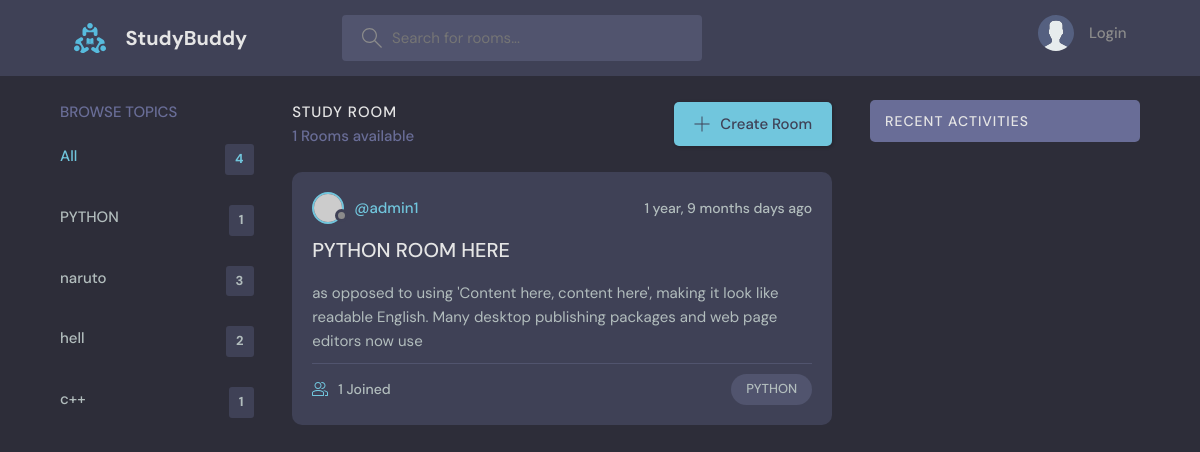
Page /?q=PYTHON on the committed database.
### base/models.py (models this page shows, shortened)
class Topic(models.Model):
    name = models.CharField(max_length=200)

class Room(models.Model):
    host = models.ForeignKey(User, on_delete = models.SET_NULL, null=True )
    topic = models.ForeignKey(Topic, on_delete=models.SET_NULL ,null=True)#IF WE BRING TOPIC DOWN WRAP TOPIC IN A STRING "TOPIC"
    name = models.CharField(max_length=200)
    description = models.TextField(null = True , blank=True)
    participants = models.ManyToManyField(User , related_name="participants" , blank = True)
    updated = models.DateTimeField(auto_now=True)
    created = models.DateTimeField(auto_now_add=True)
    class Meta:
        ordering = ['-created', '-updated']

### base/views.py (the view)
# urls.py: 2. Add a URL to urlpatterns:  path('', views.home, name='home')
def home(request):
    q = request.GET.get('q') if request.GET.get('q')!= None else ''
    rooms = Room.objects.filter(
        Q(topic__name__icontains=q)|
        Q(name__icontains = q) |
        Q(description__icontains = q)
    )
    room_count=rooms.count
    topics = Topic.objects.all()
    room_messages = Message.objects.filter(Q(room__topic__name__icontains=q))# you can modify like only see people u follow
    context = {'rooms' : rooms , 'topics': topics, 'room_count': room_count , 'room_messages' : room_messages}
    return render(request,'base/home.html' , context)

### base/templates/base/home.html (shortened to what this page needs)
{% extends 'main.html' %}
{% block content %}
    <main class="layout layout--3">
      <div class="container">
        {% include 'base/topics_component.html'%}
        <div class="roomList">
          <div class="roomList__header">
            <div>
              <h2>Study Room</h2>
              <p>{{room_count}} Rooms available</p>
            </div>
            <a class="btn btn--main" href="{% url 'create-room' %}">
              <svg version="1.1" xmlns="http://www.w3.org/2000/svg" width="32" height="32" viewBox="0 0 32 32">
                <title>add</title>
                <path
                  d="M16.943 0.943h-1.885v14.115h-14.115v1.885h14.115v14.115h1.885v-14.115h14.115v-1.885h-14.115v-14.115z"
                ></path>
              </svg>
              Create Room
            </a>
          </div>
          {% include 'base/feed_component.html' %}
        </div>
        {% include 'base/activity_component.html' %}
      </div>
    </main>
  {% endblock %}

### base/templates/base/topics_component.html (shortened to what this page needs)
<div class="topics">
    <div class="topics__header">
      <h2>Browse Topics</h2>
    </div>
    <ul class="topics__list">
      <li>
        <a href="{% url 'home' %}" class="active">All <span>{{topics.count}}</span></a>
      </li>
      {% for topic in topics %}
      <li>
        <a href="{% url 'home' %}?q={{topic.name}}">{{topic.name}}<span>{{topic.room_set.all.count}}</span></a>
      </li>
      {% endfor %}
    </ul>
  </div>

### base/templates/base/feed_component.html (shortened to what this page needs)
{% for room in rooms %}
<div class="roomListRoom">
    <div class="roomListRoom__header">
      <div class="roomListRoom__author">
        <div class="avatar avatar--small">
          <img src="https://randomuser.me/api/portraits/women/11.jpg" />
        </div>
        <a href = "{% url 'profile' room.host.id %}">
        <span>@{{room.host.username}}</span>
        </a>
      </div>
      <div class="roomListRoom__actions">
        <span>{{room.created | timesince}} days ago</span>
      </div>
    </div>
    <div class="roomListRoom__content">
      <a href="{% url 'room' room.id %}">{{room.name}}</a>
      <p>
        {{room.description | slice:":150"}}
      </p>
    </div>
    <div class="roomListRoom__meta">
      <a href="{% url 'room' room.id %} " class="roomListRoom__joined">
        {{room.participants.all.count}} Joined
      </a>
      <p class="roomListRoom__topic">{{room.topic.name}}</p>
    </div>
  </div>
{% endfor %}

### templates/main.html (style rules this page uses)
:root { --color-main: #71c6dd; --color-main-light: #e1f6fb; --color-dark: #3f4156; --color-dark-medium: #51546e; --color-dark-light: #696d97; --color-light: #e5e5e5; --color-gray: #8b8b8b; --color-light-gray: #b2bdbd; --color-bg: #2d2d39; --color-success: #5dd693; --color-error: #fc4b0b; }
* { font-family: "DM Sans", -apple-system, BlinkMacSystemFont, "Segoe UI", Roboto, Oxygen, Ubuntu, Cantarell, "Open Sans", "Helvetica Neue", sans-serif; margin: 0; padding: 0; box-sizing: border-box; text-rendering: optimizeLegibility; font-size: inherit; }
html { font-size: 56.25%; }
@media only screen and (min-width: 1200px) { html { font-size: 62.5%; } }
body { line-height: 1.6; font-weight: 400; font-size: 1.5rem; color: var(--color-light-gray); background-color: var(--color-bg); min-height: 100vh; }
img { width: 100%; }
a { display: inline-block; color: var(--color-main); text-decoration: none; }
.container { max-width: 120rem; width: 90%; margin: auto; }
.btn { background-color: transparent; border: none; display: inline-flex; align-items: center; gap: 1rem; cursor: pointer; transition: all ease-in-out 0.3s; padding: 1rem 2rem; border-radius: 5px; box-shadow: 1px 1px 3px 1px rgba(0, 0, 0, 0.15); font-weight: 500; }
.btn--main { background-color: var(--color-main); color: var(--color-dark); }
.btn > svg { fill: currentColor; width: 1.6rem; height: 1.6rem; }
.avatar { position: relative; display: inline-block; border-radius: 50%; border: 2px solid var(--color-main); }
.avatar img { display: block; border-radius: 50%; object-fit: cover; object-position: center; }
.avatar::after { content: ""; display: block; position: absolute; background-color: var(--color-gray); z-index: 111; border-radius: 50%; border: 0.3rem solid var(--color-dark); }
.avatar.avatar--small img { width: 2.8rem; height: 2.8rem; }
.avatar.avatar--small:after { width: 0.7rem; height: 0.7rem; bottom: 0px; right: -6px; }
.layout { margin-top: 2.4rem; }
.layout > .container { display: flex; justify-content: space-between; align-items: flex-start; }
.layout--3 > .container > div:first-child { flex-basis: 18%; max-width: 22.5rem; }
.layout--3 > .container > div:nth-child(2) { flex-basis: 50%; }
.topics__header { margin-bottom: 2rem; }
.topics__header h2 { text-transform: uppercase; font-weight: 500; color: var(--color-dark-light); }
.topics__list { list-style: none; }
.topics__list li a { display: flex; justify-content: space-between; margin-bottom: 3rem; font-weight: 500; color: var(--color-light-gray); transition: all 0.3s ease-in-out; }
.topics__list li a.active, .topics__list li a:hover { color: var(--color-main); }
.topics__list li a span { padding: 0.5rem 1rem; background-color: var(--color-dark); border-radius: 3px; font-size: 1.3rem; font-weight: 700; letter-spacing: 1px; }
.roomList__header { display: flex; justify-content: space-between; align-items: center; margin-bottom: 2.4rem; }
.roomList__header h2 { text-transform: uppercase; font-weight: 500; color: var(--color-light); letter-spacing: 1px; }
.roomList__header p { font-weight: 500; color: var(--color-dark-light); }
.roomListRoom { margin-bottom: 2.4rem; background-color: var(--color-dark); border-radius: 1rem; padding: 2rem; }
.roomListRoom__header { display: flex; justify-content: space-between; align-items: center; }
.roomListRoom__author { font-weight: 500; display: flex; align-items: center; gap: 1rem; }
.roomListRoom__actions { display: flex; align-items: flex-start; gap: 1rem; position: relative; }
.roomListRoom__actions span { font-size: 1.4rem; font-weight: 500; }
.roomListRoom__content { margin: 1rem 0; }
.roomListRoom__content a { font-size: 2rem; font-weight: 500; margin-bottom: 1.5rem; color: var(--color-light); transition: all 0.3s ease-in-out; }
.roomListRoom__meta { border-top: 1px solid var(--color-dark-medium); padding-top: 1rem; display: flex; align-items: center; justify-content: space-between; }
.roomListRoom__joined { color: var(--color-light-gray); display: flex; align-items: center; gap: 1rem; font-size: 1.4rem; font-weight: 500; }
.roomListRoom__joined svg { fill: var(--color-main); width: 1.6rem; height: 1.6rem; }
.roomListRoom__topic { padding: 5px 1.5rem; background-color: var(--color-dark-medium); border-radius: 5rem; font-weight: 500; font-size: 1.3rem; }

### rows in the picture
Topic: name "PYTHON", room_set.all.count "1"
Topic: name "naruto", room_set.all.count "3"
Topic: name "hell", room_set.all.count "2"
Topic: name "c++", room_set.all.count "1"
Room: host.username "admin1", created "1 year, 9 months", name "PYTHON ROOM HERE", description "as opposed to using 'Content here, content here', making it look like readable English. Many desktop publishing packages and web page editors now use", participants.all.count "1", topic.name "PYTHON"

### other values in the picture
{{ topics.count }} "4"
{{ room_count }} "1"
